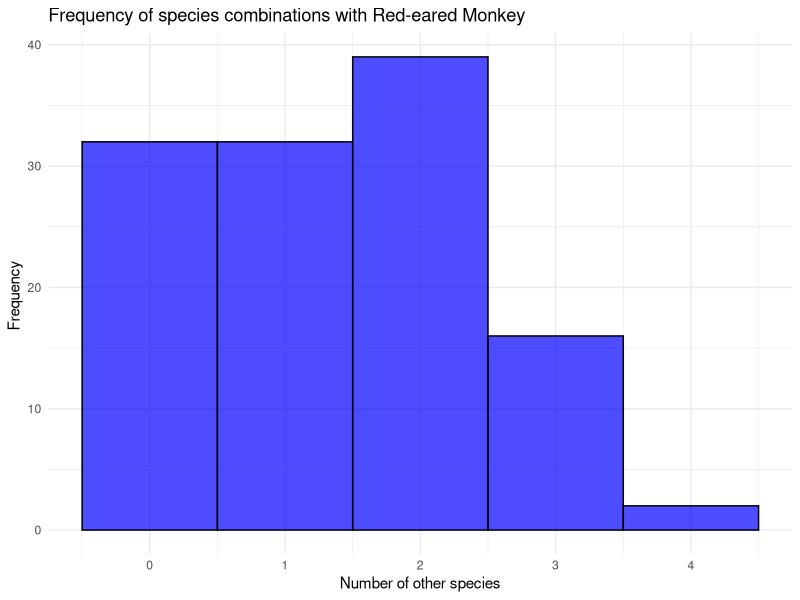
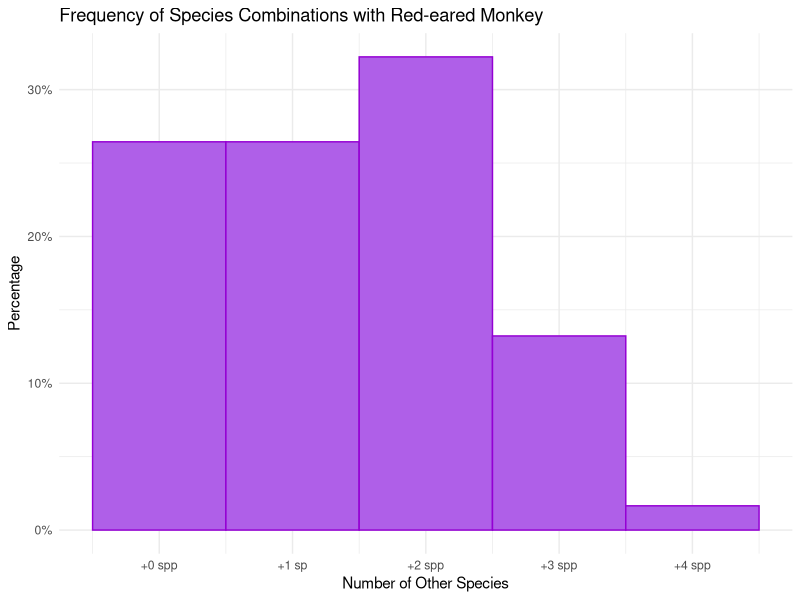
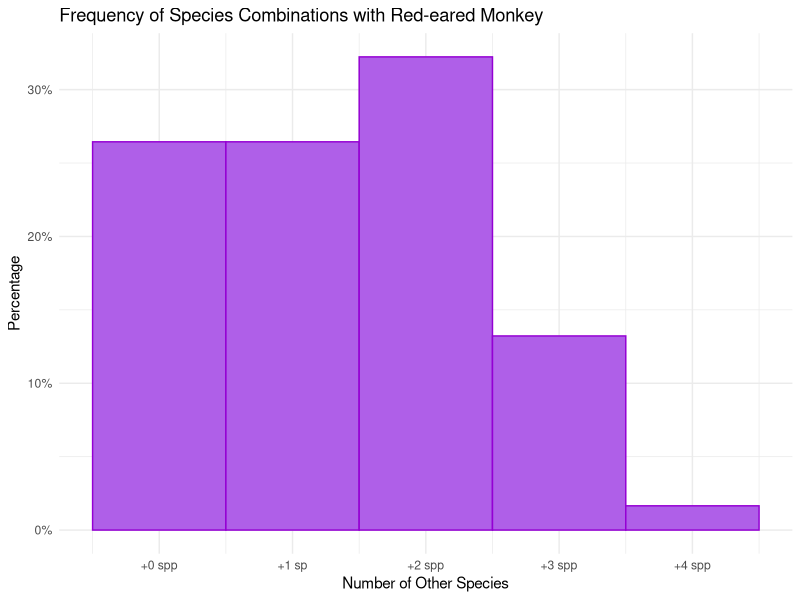

Source code (R) for these figures, in order:
#investigating multispecies groups
# Create the core dataset


# Libraries
if(!require(tidyverse)){install.packages("tidyverse"); library(tidyverse)} # for data manipulation


# Grab the data
all_species <- read.csv("Data/YKBA_All_species_data.csv")

# view the data
str(all_species)

# Check species observation counts
speciesSummary <- all_species %>%          # create a new object to see the summaries
  group_by(Species) %>%                    # group by species
  summarise(spCount = n()) %>%   # get the count of rows for each species
  ungroup()       

# view the data
speciesSummary

#----------------------------------
# select the species
ourSpecies <- "Red-eared monkey"
#----------------------------------


test <- all_species %>%
  filter(is.na(Group.ID)) %>%
  filter(Species == ourSpecies) %>%
  mutate (Group.ID = 999+Site)


  # Get an occurrence dataset
  occSummary <- all_species %>%           # create a new object to hold the summary
  filter(!is.na(Group.ID)) %>%           # Only our multispecies groups
  summarise(occ = 1) %>%                # Set occurrence = 1 for all rows
  ungroup()                             # ungroup

cleaned_specieslist <- all_species %>% filter(!is.na(Group.ID))


cleaned_specieslist <- rbind(cleaned_specieslist, test)


print(cleaned_specieslist)


# trim the site dataset to only multispecies groups
multispecies<- cleaned_specieslist %>%
  select(Group.ID, Species, Observed, Estimated)
  
#filter for multispiecies groups that inclucde red eared monkeys

multiRedeared <- multispecies %>%
  filter(Group.ID %in% Group.ID[Species == "Red-eared monkey"])

print(multiRedeared)


# Calculate Number of other Species per Group ID
other_species_count <- multiRedeared %>%
  group_by(Group.ID) %>%
  summarize(OtherSpeciesCount = sum(Species != "Red-eared monkey")) 




# plot Histogramm, but this one is with absolute group numbers  
(famousEric <- ggplot(other_species_count, aes(x = OtherSpeciesCount)) +
  geom_histogram(binwidth = 1, fill = "blue", color = "black", alpha = 0.7) +
  labs(
    title = "Frequency of species combinations with Red-eared Monkey",
    x = "Number of other species",
    y = "Frequency "
  ) +
  theme_minimal())


#plotted in percentage to compair with reference data

(groupPlot <- ggplot(other_species_count, aes(x = OtherSpeciesCount)) +
  geom_histogram(
    binwidth = 1,
    fill = "#af5fe8",
    color = "darkviolet",
    #alpha = 0.7,
    aes(y = ..count../sum(..count..)),
    width = 0.7
  ) +
  scale_y_continuous(labels = scales::percent) +
  scale_x_continuous(
    breaks = seq(0, max(other_species_count$OtherSpeciesCount)),
    labels = function(x) paste0("+", x, ifelse(x == 1, " sp", " spp"))
  ) +
  labs(
    title = "Frequency of Species Combinations with Red-eared Monkey",
    x = "Number of Other Species",
    y = "Percentage"
  ) +
  theme_minimal()
)

ggsave(groupPlot, file="Plots/multispecies.png", width=8, height=6)


#find top three associated species 

associated_species <- multiRedeared %>%
  filter(Species != "Red-eared monkey") %>%  # remove red eared monkey
  count(Species, sort = TRUE)            # counting frequency of associated monkeys

# Top 3 assocaiated species
top_3_species <- head(associated_species, 3)

print(top_3_species)
#1. Putty-nosed monkey
#2. Crowned monkey
#3. Mona monkey 






















